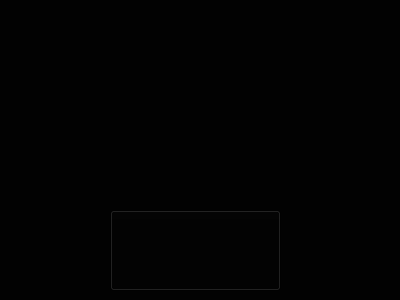
<?xml version="1.0" encoding="UTF-8"?>
<ui version="4.0">
 <class>MenuInformacion</class>
 <widget class="QMainWindow" name="MenuInformacion">
  <property name="geometry">
   <rect>
    <x>0</x>
    <y>0</y>
    <width>400</width>
    <height>300</height>
   </rect>
  </property>
  <property name="windowTitle">
   <string>MainWindow</string>
  </property>
  <property name="styleSheet">
   <string notr="true">background-color: rgb(2, 2, 2);</string>
  </property>
  <widget class="QWidget" name="centralwidget">
   <widget class="QLabel" name="label">
    <property name="geometry">
     <rect>
      <x>120</x>
      <y>0</y>
      <width>165</width>
      <height>71</height>
     </rect>
    </property>
    <property name="styleSheet">
     <string notr="true">background-image: url(:/Imagines Finales/InformacionT.png);</string>
    </property>
    <property name="text">
     <string/>
    </property>
   </widget>
   <widget class="QLabel" name="label_2">
    <property name="geometry">
     <rect>
      <x>60</x>
      <y>70</y>
      <width>171</width>
      <height>61</height>
     </rect>
    </property>
    <property name="styleSheet">
     <string notr="true">background-image: url(:/Imagines Finales/HorasTotalesJugadas.png);</string>
    </property>
    <property name="text">
     <string/>
    </property>
   </widget>
   <widget class="QLabel" name="label_3">
    <property name="geometry">
     <rect>
      <x>60</x>
      <y>130</y>
      <width>171</width>
      <height>81</height>
     </rect>
    </property>
    <property name="styleSheet">
     <string notr="true">background-image: url(:/Imagines Finales/JuegoFavorito.png);</string>
    </property>
    <property name="text">
     <string/>
    </property>
   </widget>
   <widget class="QPushButton" name="btnCreditos">
    <property name="geometry">
     <rect>
      <x>110</x>
      <y>210</y>
      <width>171</width>
      <height>81</height>
     </rect>
    </property>
    <property name="styleSheet">
     <string notr="true">background-image: url(:/Imagines Finales/Creditos.png);</string>
    </property>
    <property name="text">
     <string/>
    </property>
   </widget>
  </widget>
 </widget>
 <resources/>
 <connections/>
</ui>
